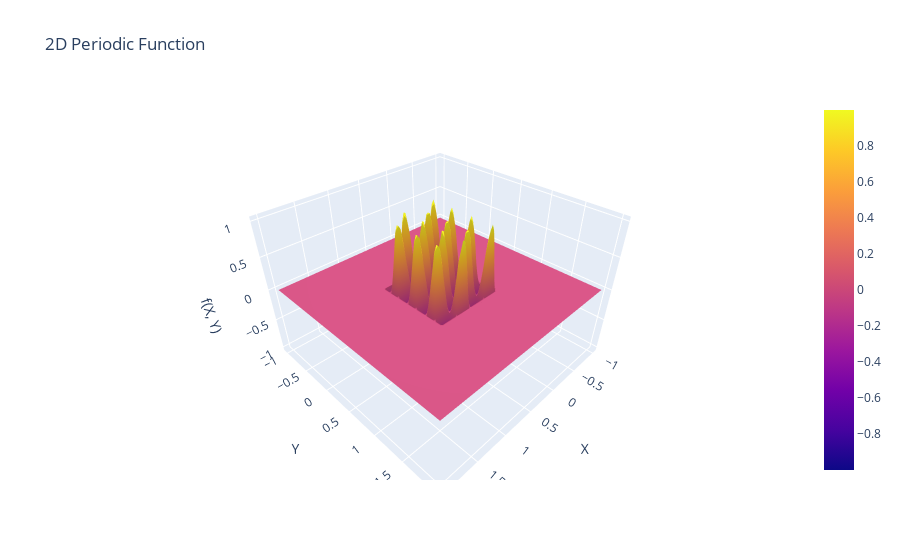

Notebook code cell kept with this figure:
### Code cell
import numpy as np
from MCMC_DianZhang.Dian_BayesianInference.Dian_Likelihood_functions.Periodic_Function import Periodic_Func2D

PF  = Periodic_Func2D([2,3], [[0,1], [0,1]])
Func = PF.f
Func_name = "2D Periodic Function"

X_range = [-1, 2]
Y_range = [-1, 2]

import plotly.graph_objects as go
# Define thei grid 
X_val = np.linspace(X_range[0], X_range[1], 100)
Y_val = np.linspace(Y_range[0], Y_range[1], 100)
X_grid, Y_grid = np.meshgrid(X_val, Y_val)

# Compute the values of the z-axis
Z_grid = Func(np.column_stack((X_grid.flatten(), Y_grid.flatten())))
Z_grid = Z_grid.reshape(X_grid.shape)

# Create the surface plot
fig = go.Figure(data = [go.Surface(x=X_grid, y=Y_grid, z=Z_grid)])

# Set the plot title and axis labels
fig.update_layout(
    title = Func_name,
    scene = dict(
        xaxis_title = "X",
        yaxis_title = "Y",
        zaxis_title = "f(X, Y)",
    )
)

fig.show()

### Figure 1 — Plotly figure (JSON) as saved in the notebook; plotly's stock layout.template omitted (floating-point values rounded to 4 significant figures; data arrays with more than 128 entries replaced by an {"elided": "..."} marker saying what was removed)
{"data": [{"type": "surface", "x": {"elided": "100x100 float values"}, "y": {"elided": "100x100 float values"}, "z": {"elided": "100x100 float values"}}], "layout": {"scene": {"xaxis": {"title": {"text": "X"}}, "yaxis": {"title": {"text": "Y"}}, "zaxis": {"title": {"text": "f(X, Y)"}}}, "title": {"text": "2D Periodic Function"}}}
